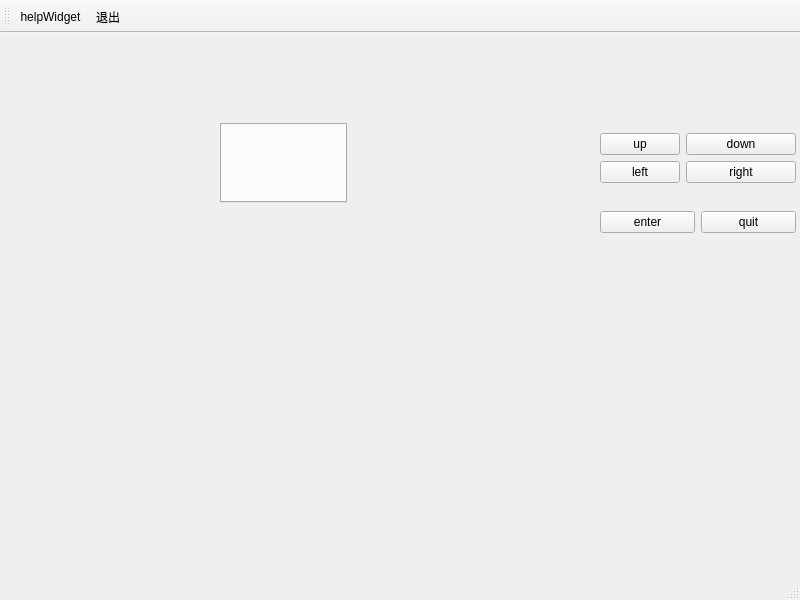
<?xml version="1.0" encoding="UTF-8"?>
<ui version="4.0">
 <class>MainWindow</class>
 <widget class="QMainWindow" name="MainWindow">
  <property name="geometry">
   <rect>
    <x>0</x>
    <y>0</y>
    <width>800</width>
    <height>600</height>
   </rect>
  </property>
  <property name="windowTitle">
   <string>helpWindow</string>
  </property>
  <property name="toolButtonStyle">
   <enum>Qt::ToolButtonTextUnderIcon</enum>
  </property>
  <widget class="QWidget" name="centralwidget">
   <widget class="QTabWidget" name="tabWidget">
    <property name="geometry">
     <rect>
      <x>220</x>
      <y>90</y>
      <width>127</width>
      <height>80</height>
     </rect>
    </property>
    <property name="currentIndex">
     <number>-1</number>
    </property>
    <property name="tabsClosable">
     <bool>true</bool>
    </property>
   </widget>
   <widget class="QWidget" name="layoutWidget">
    <property name="geometry">
     <rect>
      <x>600</x>
      <y>100</y>
      <width>196</width>
      <height>100</height>
     </rect>
    </property>
    <layout class="QGridLayout" name="gridLayout">
     <item row="0" column="0" colspan="2">
      <layout class="QFormLayout" name="formLayout">
       <item row="0" column="0">
        <widget class="QPushButton" name="upButton">
         <property name="text">
          <string>up</string>
         </property>
        </widget>
       </item>
       <item row="0" column="1">
        <widget class="QPushButton" name="downButton">
         <property name="text">
          <string>down</string>
         </property>
        </widget>
       </item>
       <item row="1" column="0">
        <widget class="QPushButton" name="leftButton">
         <property name="text">
          <string>left</string>
         </property>
        </widget>
       </item>
       <item row="1" column="1">
        <widget class="QPushButton" name="rightButton">
         <property name="text">
          <string>right</string>
         </property>
        </widget>
       </item>
      </layout>
     </item>
     <item row="1" column="0">
      <widget class="QPushButton" name="enterButton">
       <property name="text">
        <string>enter</string>
       </property>
      </widget>
     </item>
     <item row="1" column="1">
      <widget class="QPushButton" name="quitButton">
       <property name="text">
        <string>quit</string>
       </property>
      </widget>
     </item>
    </layout>
   </widget>
  </widget>
  <widget class="QMenuBar" name="menubar">
   <property name="geometry">
    <rect>
     <x>0</x>
     <y>0</y>
     <width>800</width>
     <height>26</height>
    </rect>
   </property>
  </widget>
  <widget class="QStatusBar" name="statusbar"/>
  <widget class="QToolBar" name="toolBar">
   <property name="contextMenuPolicy">
    <enum>Qt::DefaultContextMenu</enum>
   </property>
   <property name="windowTitle">
    <string>toolBar</string>
   </property>
   <property name="toolButtonStyle">
    <enum>Qt::ToolButtonTextUnderIcon</enum>
   </property>
   <attribute name="toolBarArea">
    <enum>TopToolBarArea</enum>
   </attribute>
   <attribute name="toolBarBreak">
    <bool>false</bool>
   </attribute>
   <addaction name="actWidgetInsite"/>
   <addaction name="actQuit"/>
  </widget>
  <action name="actWindowInsite">
   <property name="icon">
    <iconset resource="resource.qrc">
     <normaloff>:/images/images/2.ico</normaloff>:/images/images/2.ico</iconset>
   </property>
   <property name="text">
    <string>嵌入式MainWindow</string>
   </property>
   <property name="toolTip">
    <string>嵌入式MainWindow</string>
   </property>
  </action>
  <action name="actWidgetInsite">
   <property name="icon">
    <iconset resource="resource.qrc">
     <normaloff>:/images/images/100.bmp</normaloff>:/images/images/100.bmp</iconset>
   </property>
   <property name="text">
    <string>helpWidget</string>
   </property>
   <property name="toolTip">
    <string>Widget嵌入式窗体</string>
   </property>
  </action>
  <action name="actQuit">
   <property name="icon">
    <iconset resource="resource.qrc">
     <normaloff>:/images/images/132.bmp</normaloff>:/images/images/132.bmp</iconset>
   </property>
   <property name="text">
    <string>退出</string>
   </property>
   <property name="toolTip">
    <string>退出本系统</string>
   </property>
  </action>
  <action name="actDoc_Open">
   <property name="icon">
    <iconset resource="resource.qrc">
     <normaloff>:/images/images/122.bmp</normaloff>:/images/images/122.bmp</iconset>
   </property>
   <property name="text">
    <string>打开文档</string>
   </property>
   <property name="toolTip">
    <string>打开文档</string>
   </property>
  </action>
  <action name="actWindow">
   <property name="icon">
    <iconset resource="resource.qrc">
     <normaloff>:/images/images/3.ico</normaloff>:/images/images/3.ico</iconset>
   </property>
   <property name="text">
    <string>独立MainWindow窗口</string>
   </property>
   <property name="toolTip">
    <string>独立MainWindow窗口</string>
   </property>
  </action>
  <action name="actWidget">
   <property name="icon">
    <iconset resource="resource.qrc">
     <normaloff>:/images/images/804.bmp</normaloff>:/images/images/804.bmp</iconset>
   </property>
   <property name="text">
    <string>独立Widget窗口</string>
   </property>
   <property name="toolTip">
    <string>新建Widget独立窗口</string>
   </property>
  </action>
 </widget>
 <resources>
  <include location="resource.qrc"/>
 </resources>
 <connections>
  <connection>
   <sender>actQuit</sender>
   <signal>triggered()</signal>
   <receiver>MainWindow</receiver>
   <slot>close()</slot>
   <hints>
    <hint type="sourcelabel">
     <x>-1</x>
     <y>-1</y>
    </hint>
    <hint type="destinationlabel">
     <x>399</x>
     <y>299</y>
    </hint>
   </hints>
  </connection>
 </connections>
</ui>
